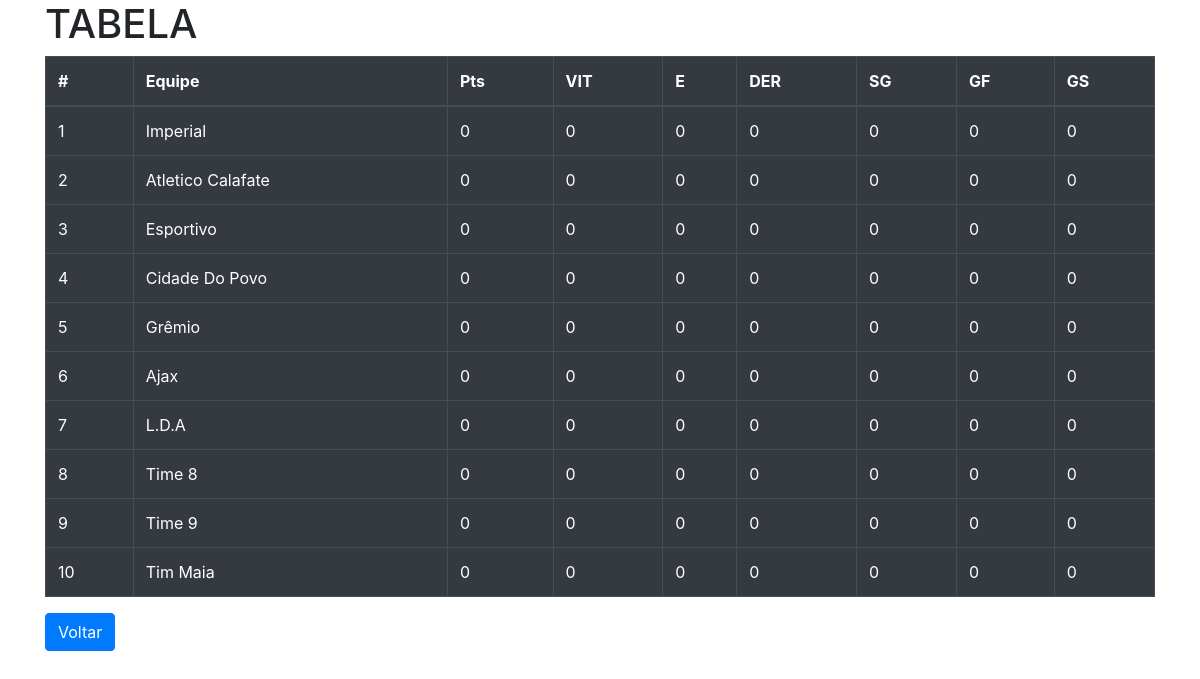
Page /dados_time on the committed database.
### Times/models.py (models this page shows, shortened)
class Time(models.Model):
    Time_Nome = models.CharField('Nome', max_length=50)
    Time_Pontos = models.IntegerField('Pontos')
    Time_Vitorias = models.IntegerField('Vitorias')
    Time_Empates = models.IntegerField('Empates')
    Time_Derrotas = models.IntegerField('Derrotas')
    Time_SaldoGols = models.IntegerField('SG')
    Time_GolsFeitos = models.IntegerField('GF')
    Time_GolsSofridos = models.IntegerField('GS')
    Time_Treinador = models.CharField('Treinador', max_length=30)
    Time_Imagem = StdImageField('imagem', upload_to='times', variations={'thumb':(90, 90)},  blank=True, null=True)

### Times/views.py (the view)
# urls.py: path('dados_time', dados_time, name='dados_time'),
def dados_time(request):
    context = {
        'times':Time.objects.all()
    }
    return render(request, 'dados_time.html',context)

### Times/templates/dados_time.html (shortened to what this page needs)
{% load bootstrap4 %}
<!DOCTYPE html>
<html lang="pt-br">
<head>
    {% bootstrap_css %}
</head>
<body>
<div class="container">
    <h1>TABELA</h1>
<table class="table table-bordered table-dark">
    <thead>
    <tr>
        <th scope="col">#</th>
        <th scope="col">Equipe</th>
        <th scope="col">Pts</th>
        <th scope="col">VIT</th>
        <th scope="col">E</th>
        <th scope="col">DER</th>
        <th scope="col">SG</th>
        <th scope="col">GF</th>
        <th scope="col">GS</th>
    </tr>
    </thead>
    <tbody>
    {% for times in times %}
    <tr>
        <td scope="row"> {{times.id}}</td>
        <td scope="row"> {{times.Time_Nome}}</td>
        <td scope="row"> {{times.Time_Pontos}}</td>
        <td scope="row"> {{times.Time_Vitorias}}</td>
        <td scope="row"> {{times.Time_Empates}}</td>
        <td scope="row"> {{times.Time_Derrotas}}</td>
        <td scope="row"> {{times.Time_SaldoGols}}</td>
        <td scope="row"> {{times.Time_GolsFeitos}}</td>
        <td scope="row"> {{times.Time_GolsSofridos}}</td>
    </tr>
    {% endfor %}
    </tbody>
</table>
<input type="button" class="btn btn-primary" value="Voltar" onClick="index()">
</body>
</html>

### rows in the picture
Time: id "1", Time_Nome "Imperial", Time_Pontos "0", Time_Vitorias "0", Time_Empates "0", Time_Derrotas "0", Time_SaldoGols "0", Time_GolsFeitos "0", Time_GolsSofridos "0"
Time: id "2", Time_Nome "Atletico Calafate", Time_Pontos "0", Time_Vitorias "0", Time_Empates "0", Time_Derrotas "0", Time_SaldoGols "0", Time_GolsFeitos "0", Time_GolsSofridos "0"
Time: id "3", Time_Nome "Esportivo", Time_Pontos "0", Time_Vitorias "0", Time_Empates "0", Time_Derrotas "0", Time_SaldoGols "0", Time_GolsFeitos "0", Time_GolsSofridos "0"
Time: id "4", Time_Nome "Cidade Do Povo", Time_Pontos "0", Time_Vitorias "0", Time_Empates "0", Time_Derrotas "0", Time_SaldoGols "0", Time_GolsFeitos "0", Time_GolsSofridos "0"
Time: id "5", Time_Nome "Grêmio", Time_Pontos "0", Time_Vitorias "0", Time_Empates "0", Time_Derrotas "0", Time_SaldoGols "0", Time_GolsFeitos "0", Time_GolsSofridos "0"
Time: id "6", Time_Nome "Ajax", Time_Pontos "0", Time_Vitorias "0", Time_Empates "0", Time_Derrotas "0", Time_SaldoGols "0", Time_GolsFeitos "0", Time_GolsSofridos "0"
Time: id "7", Time_Nome "L.D.A", Time_Pontos "0", Time_Vitorias "0", Time_Empates "0", Time_Derrotas "0", Time_SaldoGols "0", Time_GolsFeitos "0", Time_GolsSofridos "0"
Time: id "8", Time_Nome "Time 8", Time_Pontos "0", Time_Vitorias "0", Time_Empates "0", Time_Derrotas "0", Time_SaldoGols "0", Time_GolsFeitos "0", Time_GolsSofridos "0"
Time: id "9", Time_Nome "Time 9", Time_Pontos "0", Time_Vitorias "0", Time_Empates "0", Time_Derrotas "0", Time_SaldoGols "0", Time_GolsFeitos "0", Time_GolsSofridos "0"
Time: id "10", Time_Nome "Tim Maia", Time_Pontos "0", Time_Vitorias "0", Time_Empates "0", Time_Derrotas "0", Time_SaldoGols "0", Time_GolsFeitos "0", Time_GolsSofridos "0"
